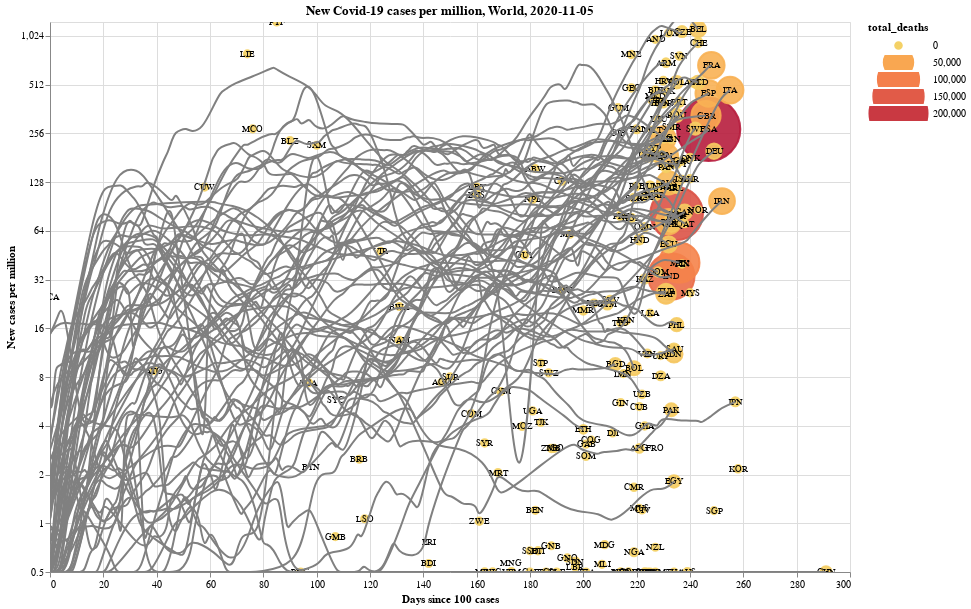

The notebook cell saved with this chart:
### Code cell
world_tooltip=[
    alt.Tooltip('location:N'),
    alt.Tooltip('date:T'),
    alt.Tooltip('new_cases:Q', format=',.0f'),
    alt.Tooltip('new_cases_per_million:Q', format=',.1f'),
    alt.Tooltip('total_cases:Q', format=',.0f'),
    alt.Tooltip('total_cases_per_million:Q', format=',.0f'),
    alt.Tooltip('total_deaths:Q', format=',.0f'),
    alt.Tooltip('total_deaths_per_million:Q', format=',.0f')
]
world_timeseries = timeseries_chart(
    world_df, 
    y='new_cases_per_million',
    line_quantile=0.65, tooltip=world_tooltip, #0.65
    title='New Covid-19 cases per million, World, {0}'.format(date_str),
    width=800,
    height=550
)
#world_timeseries.save('world.html')
display(world_timeseries)

### Figure 1 — Vega-Lite specification as saved in the notebook (floating-point values rounded to 4 significant figures; data arrays with more than 128 entries replaced by an {"elided": "..."} marker saying what was removed)
{"config": {"view": {"continuousWidth": 400, "continuousHeight": 300}}, "layer": [{"mark": "point", "encoding": {"color": {"type": "quantitative", "field": "total_deaths", "scale": {"scheme": "goldred"}}, "fill": {"type": "quantitative", "field": "total_deaths", "scale": {"scheme": "goldred"}}, "opacity": {"condition": {"value": 0.75, "selection": {"not": "selector001"}}, "value": 0.9}, "order": {"type": "quantitative", "field": "total_deaths", "sort": "descending"}, "size": {"type": "quantitative", "field": "total_deaths", "legend": {"clipHeight": 15}, "scale": {"range": [50, 4000]}}, "tooltip": [{"type": "nominal", "field": "location"}, {"type": "temporal", "field": "date"}, {"type": "quantitative", "field": "new_cases", "format": ",.0f"}, {"type": "quantitative", "field": "new_cases_per_million", "format": ",.1f"}, {"type": "quantitative", "field": "total_cases", "format": ",.0f"}, {"type": "quantitative", "field": "total_cases_per_million", "format": ",.0f"}, {"type": "quantitative", "field": "total_deaths", "format": ",.0f"}, {"type": "quantitative", "field": "total_deaths_per_million", "format": ",.0f"}], "x": {"type": "quantitative", "field": "days_since", "title": "Days since 100 cases"}, "y": {"type": "quantitative", "field": "new_cases_per_million", "scale": {"base": 2, "domain": [0.5, 1249.0], "type": "log"}, "title": "New cases per million"}}, "selection": {"selector002": {"type": "interval", "bind": "scales", "encodings": ["x", "y"]}, "selector001": {"type": "single", "on": "mouseover", "fields": ["location"]}}}, {"mark": {"type": "text", "align": "center", "baseline": "middle", "size": 9}, "encoding": {"text": {"type": "nominal", "field": "abbr"}, "x": {"type": "quantitative", "field": "days_since", "title": "Days since 100 cases"}, "y": {"type": "quantitative", "field": "new_cases_per_million", "scale": {"base": 2, "domain": [0.5, 1249.0], "type": "log"}, "title": "New cases per million"}}}, {"data": {"name": "data-3c023d51e2ff499f90a172499cb3220f"}, "mark": {"type": "line", "color": "gray", "interpolate": "basis"}, "encoding": {"detail": {"type": "nominal", "field": "location"}, "opacity": {"condition": {"value": 0.2, "selection": {"not": "selector001"}}, "value": 1.0}, "order": {"type": "quantitative", "field": "days_since"}, "x": {"type": "quantitative", "field": "days_since", "title": "Days since 100 cases"}, "y": {"type": "quantitative", "field": "new_cases_per_million", "scale": {"base": 2, "domain": [0.5, 1249.0], "type": "log"}, "title": "New cases per million"}}}], "data": {"name": "data-ef74f669a3a1e5226352e225ea318420"}, "height": 550, "title": "New Covid-19 cases per million, World, 2020-11-05", "width": 800, "$schema": "https://vega.github.io/schema/vega-lite/v4.8.1.json", "datasets": {"data-ef74f669a3a1e5226352e225ea318420": {"elided": "188 records"}, "data-3c023d51e2ff499f90a172499cb3220f": {"elided": "5270 records"}}}
